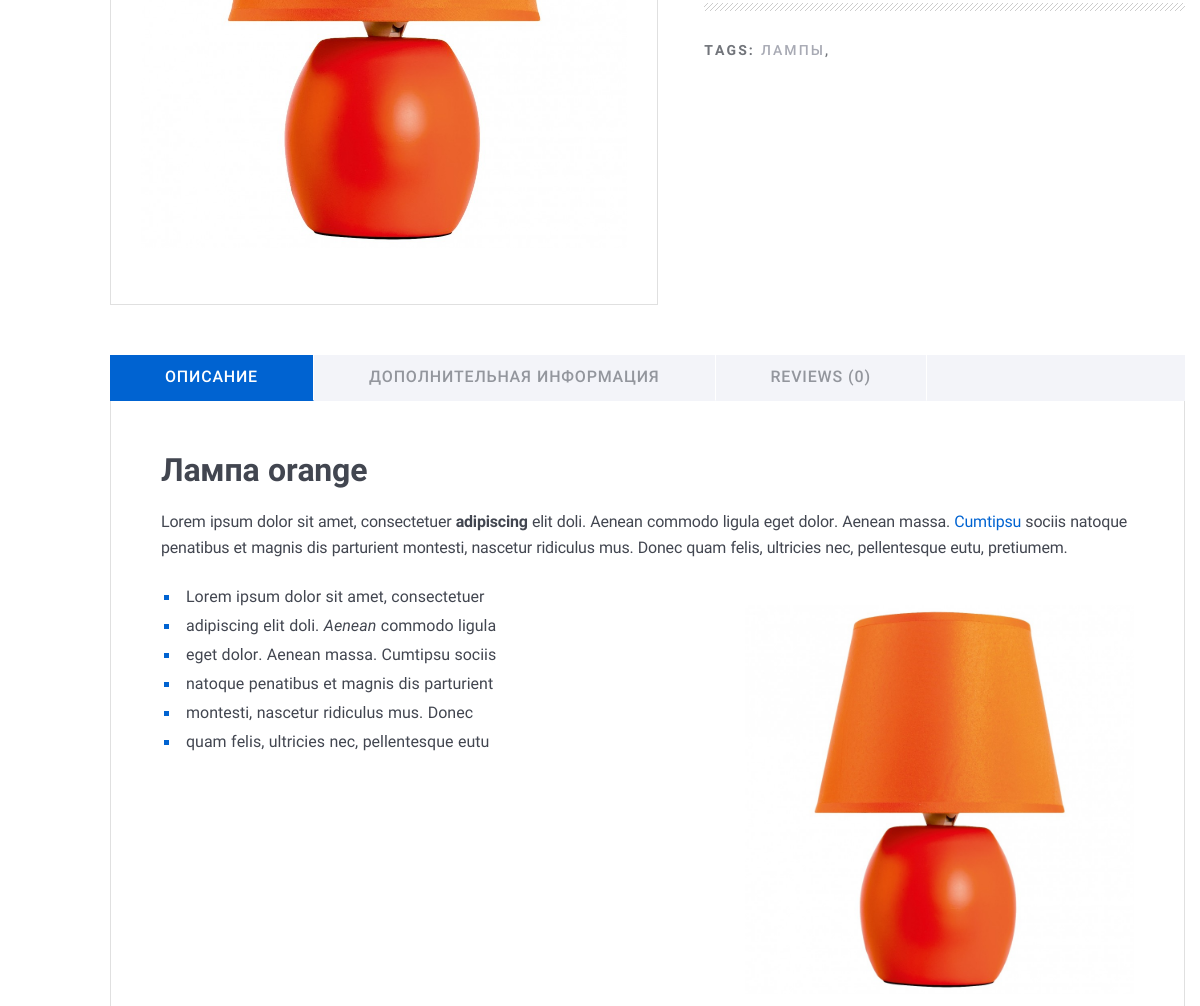
Before: /item/detail/36/ (middle part) with the older database file.
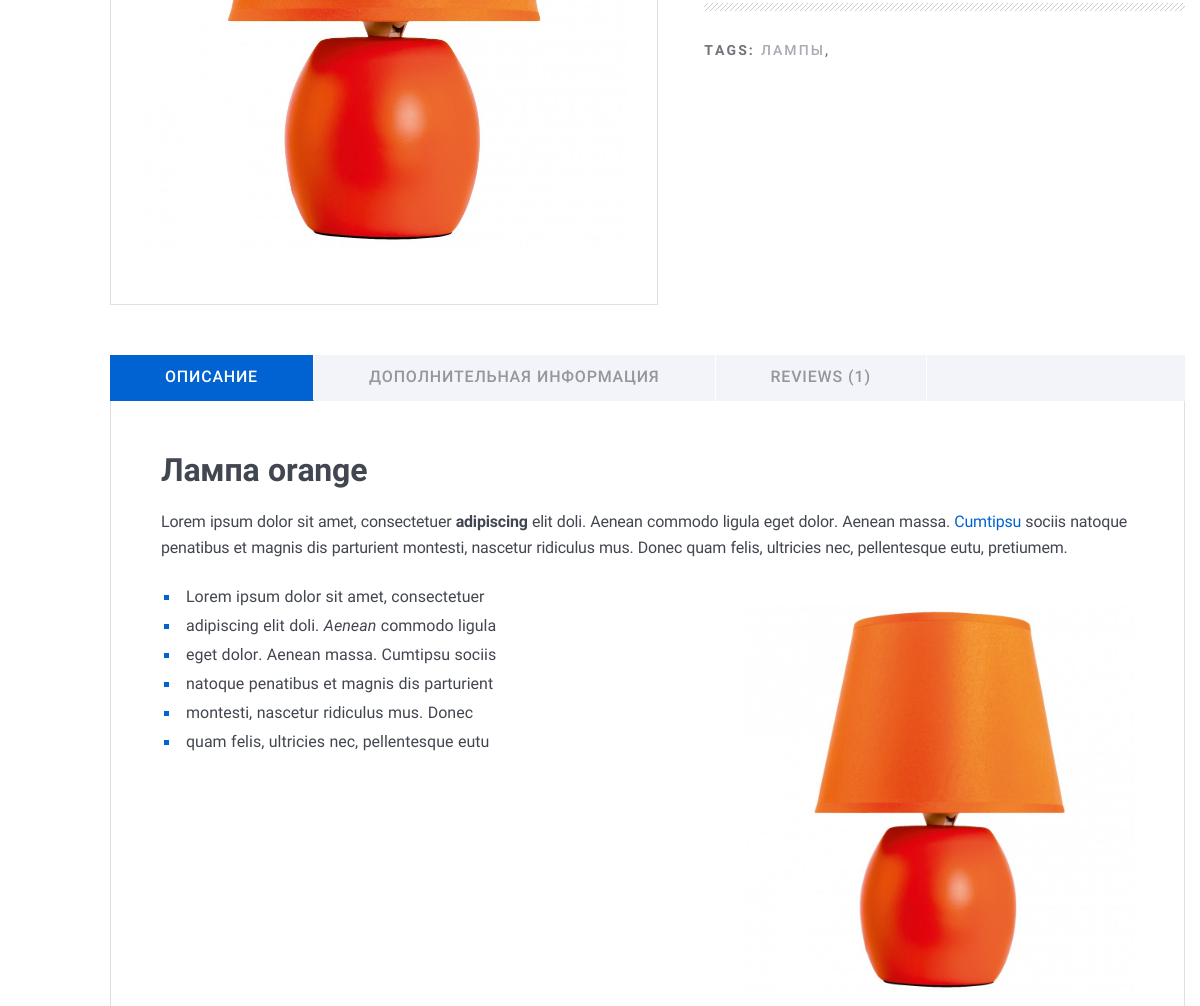
After: the same page with the newer database file.
### app_item/models.py (models this page shows, shortened)
class Item(models.Model):
    title = models.CharField(max_length=100, db_index=True, verbose_name='название')
    slug = models.SlugField(max_length=100, db_index=True, allow_unicode=True)
    description = models.TextField(null=True, blank=True, verbose_name='описание')
    stock = models.PositiveIntegerField(verbose_name='количество')
    price = models.DecimalField(max_digits=10, decimal_places=0, verbose_name='цена')
    is_available = models.BooleanField(default=False, verbose_name='в наличии')
    limited_edition = models.BooleanField(default=False, verbose_name='ограниченный тираж')
    reviews = models.SmallIntegerField(default=0, verbose_name='просмотры')
    comments = models.SmallIntegerField(default=0, verbose_name='комментарии')
    created = models.DateTimeField(auto_now_add=True, verbose_name='дата создания')
    updated = models.DateTimeField(auto_now_add=True, verbose_name='дата обновления')
    image = models.ImageField(upload_to='item/%Y/%m/%d', null=True, blank=True, verbose_name='изображение')
    category = models.ForeignKey('Category', on_delete=models.CASCADE, null=True, related_name='items',
                                 verbose_name='категория')
    tag = models.ManyToManyField('Tag', max_length=20, blank=True, related_name='item_tags', verbose_name='тег')
    objects = models.Manager()
    available_items = AvailableManager()
    unavailable_items = UnavailableManager()
    class Meta:
        db_table = 'app_items'
        ordering = ['created']
        verbose_name = 'товар'
        verbose_name_plural = 'товары'

### app_item/views.py (the view, shortened to what this page needs)
# urls.py: path('detail/<int:pk>/', ItemDetail.as_view(), name='item_detail'),
class ItemDetail(DetailView, CreateView):
    model = Item
    context_object_name = 'item'
    template_name = 'app_item/item_detail.html'
    form_class = CommentForm
    success_url = '/'
    def get(self, request, *args, **kwargs):
        add_to_reviews = AddItemToReview()
        add_to_reviews.add_item_to_review(item=self.get_object(), user=request.user)
        self.object = self.get_object()
        item = self.get_object()
        user = request.user
        form = self.get_form()
        tags = Tag.objects.filter(item_tags=item.id)
        context = {'form': form, 'tags': tags, 'item': item}
        return self.render_to_response(context)

### app_cart/context_processors.py (called while the page is built)
def get_cart(request):
    try:
        cart = Cart.objects.get(user=request.user)
        cart_total_sum = cart.get_total_price()
        return {'cart_total_sum': cart_total_sum}
    except:
        return {'cart_total_sum': 0}

def cart(request):
    try:
        cart = Cart.objects.get(user=request.user)
        return {'cart': cart}
    except:
        return {'cart': None}

### app_item/context_processors.py (called while the page is built)
def categories(request):
    return {'categories': Category.objects.all()}

### app_item/models.py (called while the page is built)
    def item_count(self):
        return Item.objects.filter(Q(category__parent_category=self) | Q(category=self)).count()

### app_item/services/item_services.py (called while the page is built)
    def _get_all_category(self, category_id=None):
        if category_id:
            return Category.objects.get(id=category_id)
        return Category.objects.all()

    def _get_item(self, item):
        item = get_object_or_404(Item, pk=item.pk)
        return item

    def _get_reviews_items(self, user) -> QuerySet[ItemView]:
        if user.is_authenticated:
            return user.profile.review_items.all()
        return Item.objects.order_by('reviews')

### app_item/templates/app_item/item_detail.html (shortened to what this page needs)
{% extends 'index.html' %}
{% load static  %}
{% load cache %}
{% load humanize %}
{% block content %}
<div class="Middle Middle_top">
    <div class="Section">
        <div class="wrap">
            <div class="Product">
                <div class="ProductCard">
                    <div class="ProductCard-look">
                        <div class="ProductCard-photo">
                            <img src="{{item.image.url}}" alt="bigGoods.png"/>
                        </div>
                    </div>
                    <div class="ProductCard-desc">
                        <div class="ProductCard-footer">
                            <div class="ProductCard-tags">
                                <strong class="ProductCard-tagsTitle">Tags: </strong>
                                {% for tag in tags %}
                                <a href="{% url 'app_item:item_tag' tag=tag.slug %}">{{tag.title}}</a>,
                                {% endfor %}
                            </div>
                        </div>
                    </div>
                </div>
                <div class="Tabs Tabs_default">
                    <div class="Tabs-links">
                        <a class="Tabs-link_ACTIVE Tabs-link" href="#description">
                            <span>Описание</span>
                        </a>
                        <a class="Tabs-link" href="#addit">
                            <span>Дополнительная информация</span>
                        </a>
                        <a class="Tabs-link" href="#reviews">
                            <span>Reviews ({{ item.item_comments.count }})</span>
                        </a>
                    </div>
                    <div class="Tabs-wrap">
                        <div class="Tabs-block" id="description">
                            <h2>{{item.title}} </h2>
                            <p>Lorem ipsum dolor sit amet, consectetuer&#32;
                                <strong>adipiscing </strong>&#32;elit doli. Aenean commodo ligula eget dolor. Aenean
                                massa.&#32;
                                <a href="#">Cumtipsu</a>&#32;sociis natoque penatibus et magnis dis parturient montesti,
                                nascetur ridiculus mus. Donec quam felis, ultricies nec, pellentesque eutu, pretiumem.
                            </p>
                            <img class="pict pict_right" src="{{item.image.url}}" alt="bigGoods.png"/>
                            <ul>
                                <li>Lorem ipsum dolor sit amet, consectetuer</li>
                                <li>adipiscing elit doli.&#32;<em>Aenean</em>&#32;commodo ligula</li>
                                <li>eget dolor. Aenean massa. Cumtipsu sociis</li>
                                <li>natoque penatibus et magnis dis parturient</li>
                                <li>montesti, nascetur ridiculus mus. Donec</li>
                                <li>quam felis, ultricies nec, pellentesque eutu</li>
                            </ul>
                            <div class="clearfix"></div>
                        </div>
                    </div>
                </div>
            </div>
        </div>
    </div>
</div>
{% endblock %}

Changed rows visible on the page:
changed Item "Лампа orange": item_comments.count "0" → "1"
